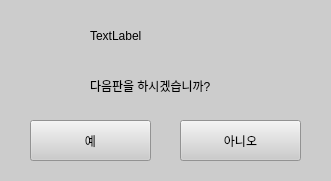
     <widget class="QWidget" name="widget" native="true">
      <property name="geometry">
       <rect>
        <x>670</x>
        <y>230</y>
        <width>331</width>
        <height>181</height>
       </rect>
      </property>
      <property name="styleSheet">
       <string notr="true">background-color: rgb(204, 204, 204);</string>
      </property>
      <widget class="QPushButton" name="Yes">
       <property name="geometry">
        <rect>
         <x>30</x>
         <y>120</y>
         <width>121</width>
         <height>41</height>
        </rect>
       </property>
       <property name="text">
        <string>예</string>
       </property>
      </widget>
      <widget class="QPushButton" name="No">
       <property name="geometry">
        <rect>
         <x>180</x>
         <y>120</y>
         <width>121</width>
         <height>41</height>
        </rect>
       </property>
       <property name="text">
        <string>아니오</string>
       </property>
      </widget>
      <widget class="QLabel" name="GameWin">
       <property name="geometry">
        <rect>
         <x>90</x>
         <y>10</y>
         <width>161</width>
         <height>51</height>
        </rect>
       </property>
       <property name="text">
        <string>TextLabel</string>
       </property>
      </widget>
      <widget class="QLabel" name="NextGame">
       <property name="geometry">
        <rect>
         <x>90</x>
         <y>60</y>
         <width>161</width>
         <height>51</height>
        </rect>
       </property>
       <property name="text">
        <string>다음판을 하시겠습니까?</string>
       </property>
      </widget>
     </widget>
